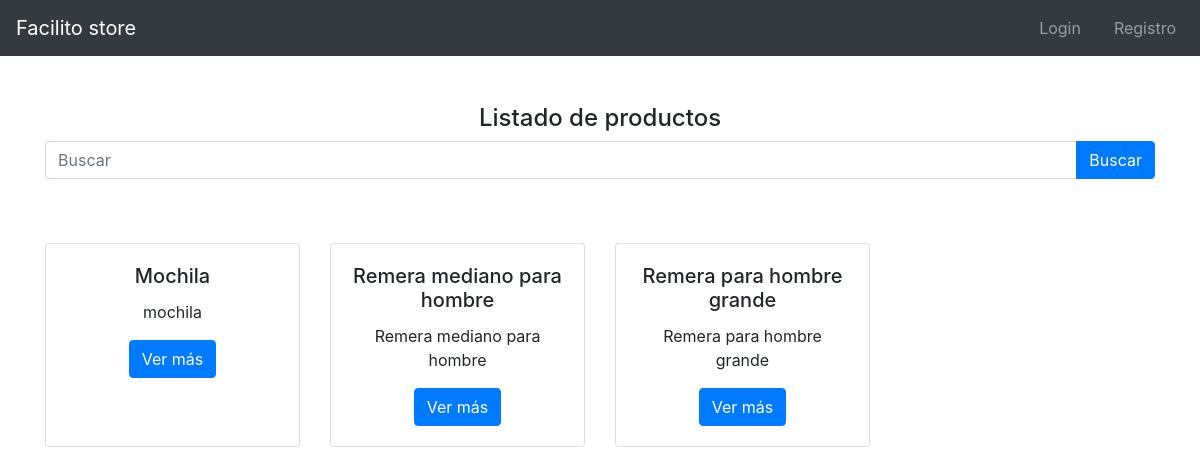
The app's page /, older data.
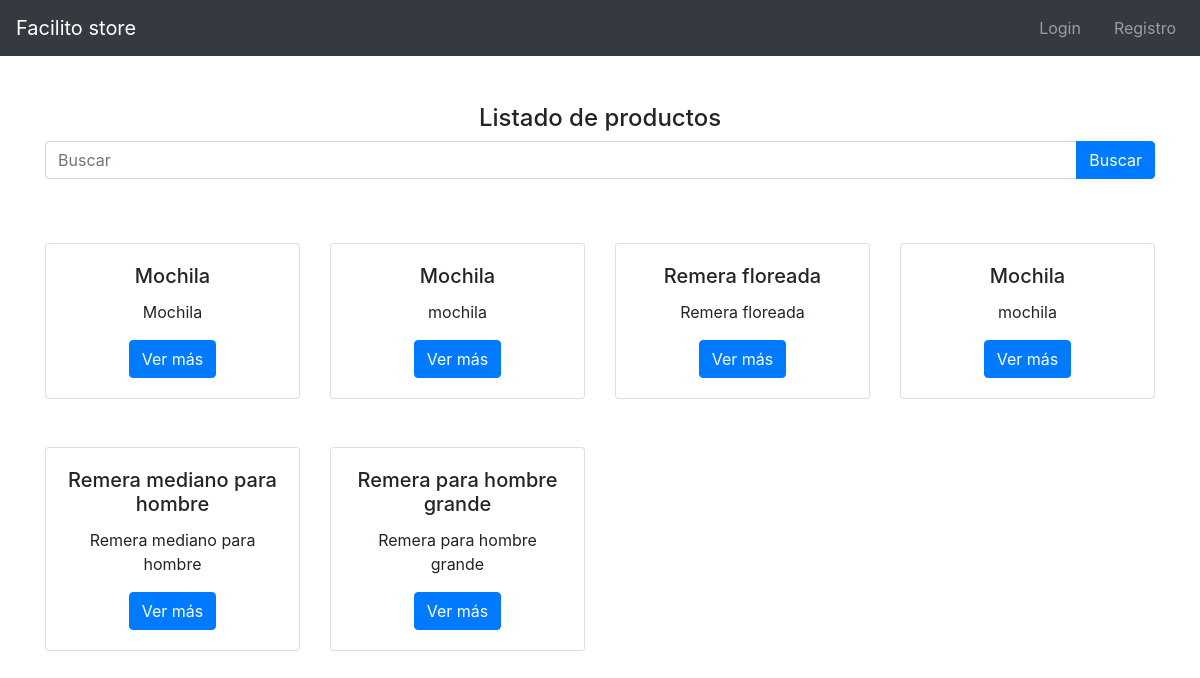
The same page, newer data.
### products/models.py (models this page shows, shortened)
class Product(models.Model):
    title = models.CharField(max_length=50)
    description = models.TextField()
    price = models.DecimalField(max_digits=8, decimal_places=2, default=0.0)
    slug = models.SlugField(null=False, blank=False, unique=True)
    image = models.ImageField(upload_to='products/', null=False, blank=False)
    created_at = models.DateTimeField(auto_now_add=True)

### products/views.py (the view)
# urls.py: path('', ProductListView.as_view(), name='vw-index'),
class ProductListView(ListView):
    template_name = 'index.html'
    queryset = Product.objects.all().order_by('-id')
    def get_context_data(self, **kwargs: Any):
        context =  super().get_context_data(**kwargs)
        context['message'] = 'Listado de productos'
        return context

### templates/index.html
{% extends 'base.html' %}
{% load static %}
{% block content %}
    <div class="col">
      <h4 class="text-center">{{message}}</h4>
      {% include 'products/snippets/search.html' %}
      {% include 'products/snippets/list.html' %}
    </div>
{% endblock %}

### templates/base.html (shortened to what this page needs)
{% load static %}
<html lang="en">
  <head>
    <link
      rel="stylesheet"
      type="text/css"
      href="{% static 'css/bootstrap.min.css' %}"
    />
  </head>
  <body>
    {% include 'navbar.html' %}
    <div class="container">
      <div class="row mt-5">
         {% block content %}
         {% endblock %}
      </div>
    </div>
  </body>
</html>

### templates/navbar.html (shortened to what this page needs)
{% url 'vw-login' as login %}
{% url 'vw-register' as register %}
{% url 'vw-logout' as logout %}
<nav class="navbar navbar-expand-md bg-dark navbar-dark ">
    <a href="{% url 'vw-index' %}" class="navbar-brand">Facilito store</a>
    <div id="navb" class="navbar-collapse collapse hide">
        <ul class="nav navbar-nav ml-auto">
            {% if user.is_authenticated %}
                    <li class="navbar-item {% if request.path ==  logout%} active {% endif%}">
                        <a href="{% url 'vw-logout' %}" class="nav-link">
                            <span class="fas fa-sign-in-alt"></span>
                            Logoud
                        </a>
                    </li>
            {% else %}
                    <li class="navbar-item {% if request.path ==  login%} active {% endif%}">
                        <a href="{% url 'vw-login' %}" class="nav-link">
                            <span class="fas fa-user"></span>
                            Login
                        </a>
                    </li>
                    <li class="navbar-item {% if request.path ==  register%} active {% endif%}">
                        <a href="{% url 'vw-register' %}" class="nav-link">
                            <span class="fas fa-user-plus"></span>
                            Registro
                        </a>
                    </li>
            {% endif %}
        </ul>
    </div>
</nav>

### products/templates/products/snippets/search.html
<form action="{% url 'products:search-view' %}">
    <div class="input-group">
        <input type="text" name="q" value="{{query}}" class="form-control" placeholder="Buscar">
        <div class="input-group-append">
            <input type="submit" name="" value="Buscar" class="btn btn-primary">
        </div>
    </div>
</form>

### products/templates/products/snippets/list.html
<div class="row">
    {% for object in product_list %}
      <div class="col-3 mt-5">
           {% include 'products/snippets/product.html' with product=object %}
      </div>
    {% endfor %}
  </div>

### products/templates/products/snippets/product.html (shortened to what this page needs)
<div class="card h-100">
    <div class="card-body text-center ">
      <h5 class="card-title">{{product.title}}</h5>
      <p>{{product.description}}</p>
      <a href="{% url 'products:product-view' product.slug %}" class="btn btn-primary">Ver más</a>
    </div>
</div>

Row changes from the older to the newer data that the page shows:
added Product: title "Mochila", description "Mochila"
added Product: title "Mochila", description "mochila"
added Product: title "Remera floreada", description "Remera floreada"
